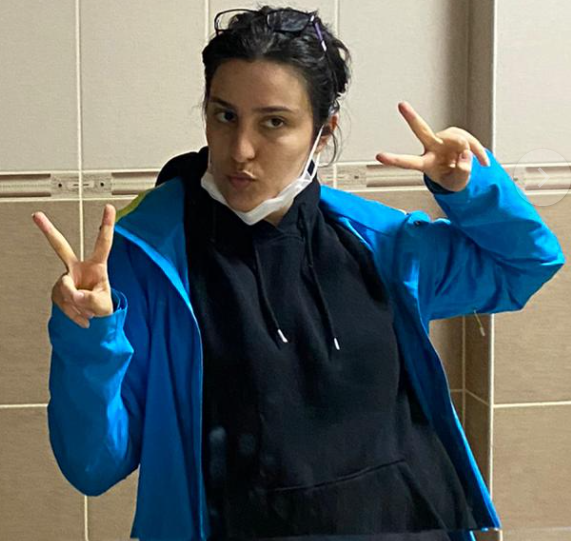
#> input picture Web/CSS/ben.png, 571 x 541 px, given in place of the camera
$ python tempCodeRunnerFile.py
#> lines starting #> are read from the running program, lines starting #| are printed output that depends on the picture; after the words box and inside, x2 and y2 are one past the last pixel; in counts of white or black regions, pixels touching at a corner belong together
#> further down, frame is the input picture: shape (541, 571, 3); mean B, G, R 103.6, 104.1, 96.4
import cv2
import numpy as np
import serial

arduino = serial.Serial('COM4', 9600, timeout=1)  # Port numarasını ve baud rate'i uygun şekilde değiştirin

def detect_narrow_square_logo(frame):
    # Görüntüyü BGR renk uzayından HSV'ye dönüştürme
    hsv_frame = cv2.cvtColor(frame, cv2.COLOR_BGR2HSV)
#> hsv_frame: shape (541, 571, 3); mean H, S, V 59.8, 122.8, 123.8

    # Algılanacak dar renk aralığını belirleme (HSV)
    lower_color = np.array([90, 100, 100])
    upper_color = np.array([100, 255, 255])

    # Renk filtresi oluşturma
    mask = cv2.inRange(hsv_frame, lower_color, upper_color)
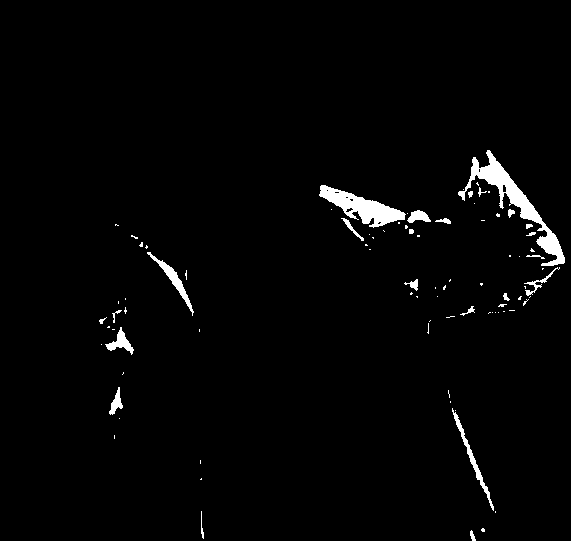
#> mask: shape (541, 571); 2% white; 87 white regions (63 under 20 px)

    # Algılanan nesneleri tespit etme
    contours, _ = cv2.findContours(mask, cv2.RETR_EXTERNAL, cv2.CHAIN_APPROX_SIMPLE)
#> contours = 87 contours, 72 with area under 20; largest, box (x1, y1, x2, y2) and area: (458, 150, 565, 266) 1952, (319, 185, 406, 228) 1420, (147, 252, 194, 316) 367, (452, 408, 494, 511) 322, (105, 327, 134, 355) 244

    # Algılanan konturları filtreleme
    filtered_contours = [cnt for cnt in contours if cv2.contourArea(cnt) > 100]
#> filtered_contours = 7 contours; box (x1, y1, x2, y2) and area: (458, 150, 565, 266) 1952, (319, 185, 406, 228) 1420, (147, 252, 194, 316) 367, (452, 408, 494, 511) 322, (105, 327, 134, 355) 244, (407, 210, 431, 223) 160, (109, 387, 123, 415) 140

    # Algılanan nesnelerin etrafına dikdörtgen çizme
    for contour in filtered_contours:
        # Dikdörtgen çevresini daha sıkı ve doğru hale getirme
        epsilon = 0.02 * cv2.arcLength(contour, True)
        approx = cv2.approxPolyDP(contour, epsilon, True)

        x, y, w, h = cv2.boundingRect(approx)
        cv2.rectangle(frame, (x, y), (x + w, y + h), (0, 255, 0), 2)
#> this loop made 7 passes
#> (epsilon, x, y, w, h) on passes 2, 3, 5, 6, 7: (1.45, 110, 387, 13, 28), (2.01, 105, 327, 29, 28), (1.23, 407, 210, 24, 13), (5.25, 319, 186, 86, 41), (10.69, 462, 151, 102, 115)
#> (epsilon, approx, x, y, w, h) on passes 1, 4: (4.87, [[452, 408], [493, 510]], 452, 408, 42, 103), (3.46, [[147, 252], [172, 281], [192, 315], [176, 272]], 147, 252, 46, 64)
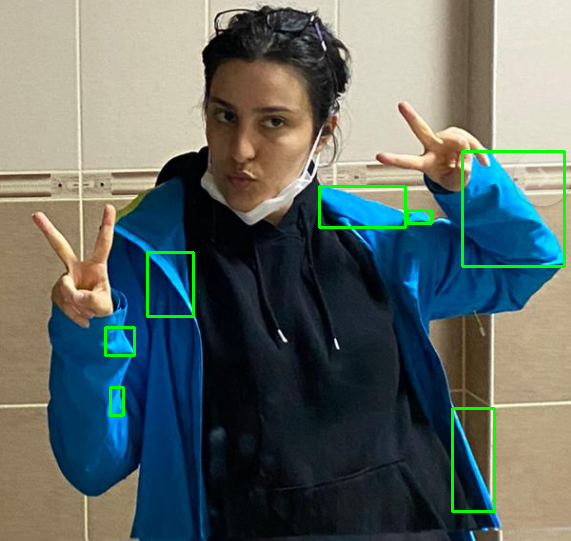
#> frame: shape (541, 571, 3); 1.41% of pixels changed, all inside (x1, y1, x2, y2) = (104, 150, 566, 513)

    return frame

# Kamera bağlantısını başlatma
cap = cv2.VideoCapture(0)

while True:
    # Kameradan bir kare al
    ret, frame = cap.read()

    # Kare şeklinde logoyu algıla
    result_frame = detect_narrow_square_logo(frame)

    if result_frame is not None:
        arduino.write(b'LOGO\n')  # "LOGO" stringini Arduino'ya gönderir


    # Algılama sonucunu ekranda göster
    cv2.imshow('Narrow Square Logo Detection', result_frame)

    # Çıkış için 'q' tuşuna basın
    if cv2.waitKey(1) & 0xFF == ord('q'):
#> (key q is pressed here)
        break

# Kamera bağlantısını kapatma
cap.release()
cv2.destroyAllWindows()
